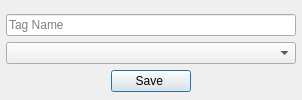
<?xml version="1.0" encoding="UTF-8"?>
<ui version="4.0">
 <class>add_tags</class>
 <widget class="QDialog" name="add_tags">
  <property name="geometry">
   <rect>
    <x>0</x>
    <y>0</y>
    <width>302</width>
    <height>100</height>
   </rect>
  </property>
  <property name="minimumSize">
   <size>
    <width>239</width>
    <height>93</height>
   </size>
  </property>
  <property name="maximumSize">
   <size>
    <width>368</width>
    <height>100</height>
   </size>
  </property>
  <property name="windowTitle">
   <string>Dialog</string>
  </property>
  <layout class="QVBoxLayout" name="verticalLayout_2">
   <property name="spacing">
    <number>4</number>
   </property>
   <property name="leftMargin">
    <number>6</number>
   </property>
   <property name="topMargin">
    <number>6</number>
   </property>
   <property name="rightMargin">
    <number>6</number>
   </property>
   <property name="bottomMargin">
    <number>0</number>
   </property>
   <item>
    <layout class="QVBoxLayout" name="verticalLayout">
     <property name="spacing">
      <number>6</number>
     </property>
     <item>
      <widget class="QLineEdit" name="lineEdit">
       <property name="placeholderText">
        <string>Tag Name</string>
       </property>
      </widget>
     </item>
     <item>
      <widget class="QComboBox" name="comboBox"/>
     </item>
     <item>
      <layout class="QHBoxLayout" name="horizontalLayout">
       <property name="spacing">
        <number>2</number>
       </property>
       <item>
        <spacer name="horizontalSpacer">
         <property name="orientation">
          <enum>Qt::Horizontal</enum>
         </property>
         <property name="sizeHint" stdset="0">
          <size>
           <width>40</width>
           <height>20</height>
          </size>
         </property>
        </spacer>
       </item>
       <item>
        <widget class="QPushButton" name="pushButton_save_tag">
         <property name="text">
          <string>Save </string>
         </property>
        </widget>
       </item>
       <item>
        <spacer name="horizontalSpacer_2">
         <property name="orientation">
          <enum>Qt::Horizontal</enum>
         </property>
         <property name="sizeHint" stdset="0">
          <size>
           <width>40</width>
           <height>20</height>
          </size>
         </property>
        </spacer>
       </item>
      </layout>
     </item>
    </layout>
   </item>
  </layout>
 </widget>
 <resources/>
 <connections/>
</ui>
